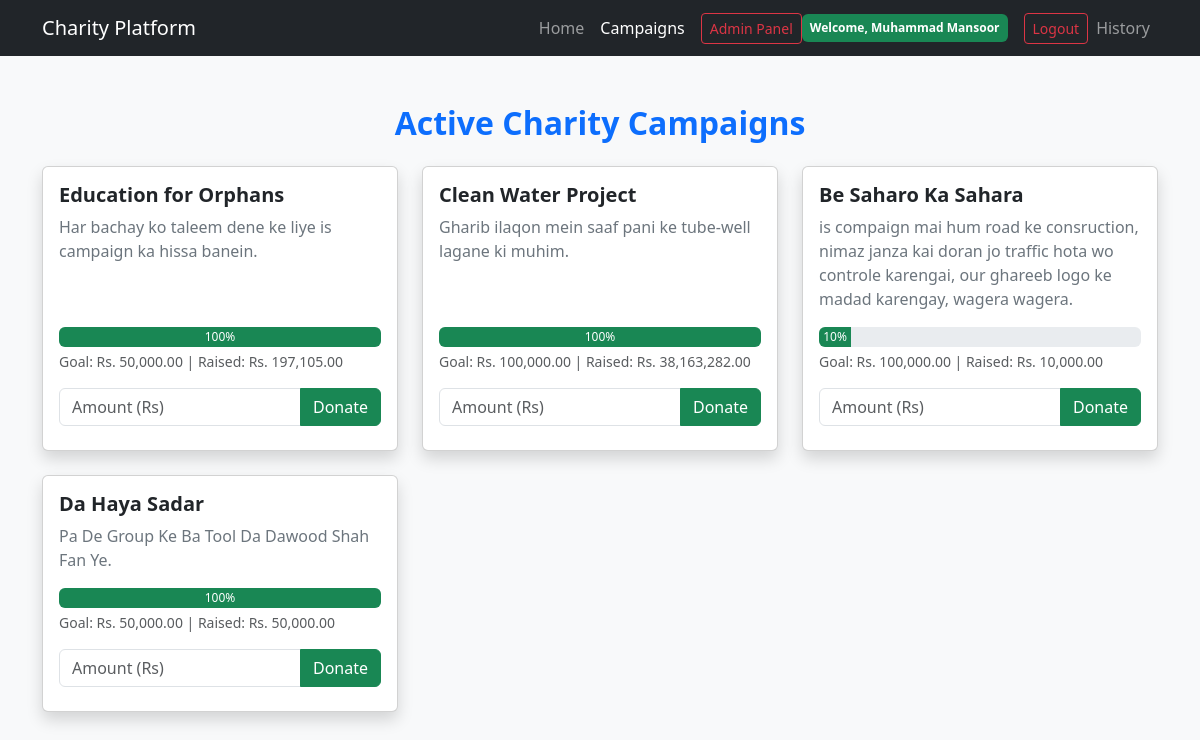
Screenshot of /campaigns.php (signed in) with the database file from the repository.
### tables this page shows
CREATE TABLE `campaigns` (
  `id` int(11) NOT NULL,
  `title` varchar(255) NOT NULL,
  `description` text NOT NULL,
  `goal_amount` decimal(10,2) NOT NULL,
  `raised_amount` decimal(10,2) DEFAULT 0.00,
  `status` enum('active','completed') DEFAULT 'active',
  `created_at` timestamp NOT NULL DEFAULT current_timestamp()
);

### campaigns.php (the view, shortened to what this page needs)
<?php
require 'db_connect.php';
$sql = "SELECT * FROM campaigns WHERE status = 'active'";
$result = $conn->query($sql);
?>
<!DOCTYPE html>
<html lang="en">
<head>
    <link href="https://cdn.jsdelivr.net/npm/bootstrap@5.3.0/dist/css/bootstrap.min.css" rel="stylesheet">
</head>
<body class="bg-light">
    <nav class="navbar navbar-expand-lg navbar-dark bg-dark">
        <div class="container">
            <a class="navbar-brand" href="index.php">Charity Platform</a>
            <div>
                <ul class="navbar-nav ms-auto align-items-center">
                    <li class="nav-item"><a class="nav-link" href="index.php">Home</a></li>
                    <li class="nav-item"><a class="nav-link active" href="campaigns.php">Campaigns</a></li>
                   <?php if (isset($_SESSION['user_role']) && $_SESSION['user_role'] === 'admin'): ?>
    <li class="nav-item">
        <a class="btn btn-outline-danger btn-sm ms-2" href="admin.php">Admin Panel</a>
    </li>
<?php endif; ?>
                    <?php if (isset($_SESSION['user_id'])): ?>
                        <li class="nav-item text-white me-3">
                            <span class="badge bg-success p-2">Welcome, <?php echo htmlspecialchars($_SESSION['user_name']); ?></span>
                        </li>
                        <li class="nav-item"><a class="btn btn-outline-danger btn-sm" href="logout.php">Logout</a></li>
                    <li class="nav-item"><a class="nav-link" href="my_donations.php">History</a></li>
                        <?php else: ?>
                        <li class="nav-item"><a class="nav-link" href="login.php">Login</a></li>
                    <?php endif; ?>
                </ul>
            </div>
        </div>
    </nav>
    <div class="container mt-5">
        <h2 class="text-center mb-4 text-primary fw-bold">Active Charity Campaigns</h2>
        <div class="row">
            <?php if ($result->num_rows > 0): ?>
                <?php while($row = $result->fetch_assoc()): ?>
                    <div class="col-md-4 mb-4">
                        <div class="card shadow h-100">
                            <div class="card-body d-flex flex-column">
                                <h5 class="card-title text-dark fw-bold"><?php echo htmlspecialchars($row['title']); ?></h5>
                                <p class="card-text text-secondary flex-grow-1"><?php echo htmlspecialchars($row['description']); ?></p>
                                <div class="mb-3">
                                    <?php
                                        $goal = $row['goal_amount'];
                                        $raised = $row['raised_amount'];
                                        $percentage = ($goal > 0) ? ($raised / $goal) * 100 : 0;
                                        if($percentage > 100) $percentage = 100;
                                    ?>
                                    <div class="progress" style="height: 20px;">
                                        <div class="progress-bar bg-success" role="progressbar" style="width: <?php echo $percentage; ?>%;">
                                            <?php echo round($percentage); ?>%
                                        </div>
                                    </div>
                                    <small class="text-muted mt-1 d-block">
                                        Goal: Rs. <?php echo number_format($goal, 2); ?> | Raised: Rs. <?php echo number_format($raised, 2); ?>
                                    </small>
                                </div>
                                <?php if (isset($_SESSION['user_id'])): ?>
                                    <form method="POST" action="" class="mt-auto">
                                        <div class="input-group mb-2">
                                            <input type="number" name="amount" class="form-control" placeholder="Amount (Rs)" required min="1">
                                            <button type="submit" class="btn btn-success">Donate</button>
                                        </div>
                                    </form>
                                <?php else: ?>
                                    <a href="login.php" class="btn btn-outline-dark w-100 mt-auto">Login to Donate</a>
                                <?php endif; ?>
                            </div>
                        </div>
                    </div>
                <?php endwhile; ?>
            <?php else: ?>
                <div class="col-12 text-center">
                    <p class="text-muted fs-5">Filhal koi active campaign mojood nahi hai.</p>
                </div>
            <?php endif; ?>
        </div>
    </div>
</body>
</html>

### rows the page displays
campaigns: title "Education for Orphans", description "Har bachay ko taleem dene ke liye is campaign ka hissa banein.", percentage "100", goal_amount "50,000.00", raised_amount "197,105.00"
campaigns: title "Clean Water Project", description "Gharib ilaqon mein saaf pani ke tube-well lagane ki muhim.", percentage "100", goal_amount "100,000.00", raised_amount "38,163,282.00"
campaigns: title "Be Saharo Ka Sahara", description "is compaign mai hum road ke consruction, nimaz janza kai doran jo traffic hota wo controle karengai, our ghareeb logo ke madad karengay, wagera wagera.", percentage "10", goal_amount "100,000.00", raised_amount "10,000.00"
campaigns: title "Da Haya Sadar", description "Pa De Group Ke Ba Tool Da Dawood Shah Fan Ye.", percentage "100", goal_amount "50,000.00", raised_amount "50,000.00"

### other values shown
$_SESSION['user_name'] "Muhammad Mansoor"
